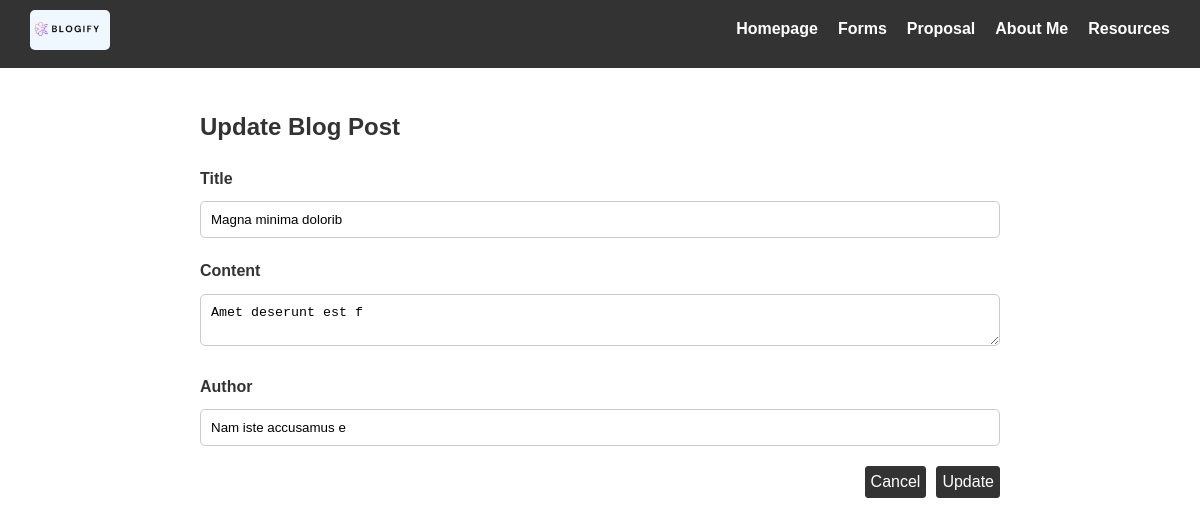
The page /update.php?id=6 on the database its author committed.
### tables this page shows
CREATE TABLE `blogs` (
  `id` int NOT NULL,
  `title` varchar(255) NOT NULL,
  `content` text NOT NULL,
  `created_at` timestamp NOT NULL DEFAULT CURRENT_TIMESTAMP,
  `author` varchar(255) NOT NULL
);

### update.php (the view, shortened to what this page needs)
<?php
include('config.php');
$title = $content = $author = '';
$error_array = [];
if(isset($_GET["id"]) && !empty(trim($_GET["id"]))){
    $blog_id = trim($_GET["id"]);
    $sql = "SELECT * FROM blogs WHERE id = '$blog_id'";
    $result = mysqli_query($conn, $sql);
    if($result->num_rows == 1){
        $row = $result->fetch_assoc();
        $title = $row["title"];
        $content = $row["content"];
        $author = $row["author"];
    } else{
        $error_array[] = "Record can not be found by given ID = '$blog_id'";
        session_start();
        $_SESSION['errors'] = $error_array;
        header("location: error.php");
        exit();
    }
}
?>
<!DOCTYPE html>
<html lang="en">
<head>
  <link rel="stylesheet" href="css/nav.css">
  <link rel="stylesheet" href="css/styles.css">
  <link rel="stylesheet" href="css/form_style.css">
</head>
<body>
  <?php include('nav.php') ?>
  <div class="container">
    <h2>Update Blog Post</h2>
    <form class="create-form" action="<?php echo htmlspecialchars($_SERVER["PHP_SELF"]); ?>" method="post">
      <div>
        <label>Title</label>
        <input type="text" name="title" value="<?php echo $title; ?>">
      </div>
      <div>
        <label>Content</label>
        <textarea name="content"><?php echo $content; ?></textarea>
      </div>
      <div>
        <label>Author</label>
        <input type="text" name="author" value="<?php echo $author; ?>">
      </div>
      <div class="form-actions content-right">
        <a type="button" class="btn" href="index.php">Cancel</a>
        <input type="submit" value="Update">
      </div>
    </form>
  </div>
</body>
</html>

### nav.css (style rules this page uses)
body { margin: 0; font-family: Arial, sans-serif; }

### styles.css (style rules this page uses)
body { font-family: Arial, sans-serif; line-height: 1.6; color: #333; margin: 0; padding: 0; }
.container { max-width: 800px; margin: 20px auto; padding: 0 20px; }
h2 { margin-top: 40px; }
.content-right { display: flex; justify-content: end; }
.btn, .form-actions input[type="submit"] { text-decoration: none; border: 1px solid #333; background-color: #333; color: white; padding: 2px 5px; border-radius: 3px; font-size: 16px; }

### form_style.css (style rules this page uses)
label { display: block; margin-bottom: 10px; font-weight: bold; }
input[type="text"], input[type="email"], input[type="password"], input[type="date"], input[type="tel"], input[type="number"], select { width: 100%; padding: 10px; margin-bottom: 20px; border: 1px solid #ccc; border-radius: 5px; box-sizing: border-box; }
textarea { width: 100%; padding: 10px; margin-bottom: 20px; border: 1px solid #ccc; border-radius: 5px; box-sizing: border-box; resize: vertical; }
input[type="submit"] { width: 100%; padding: 10px; background-color: #4CAF50; color: #fff; border: none; border-radius: 5px; cursor: pointer; }
.form-actions input[type="submit"] { width: auto; margin-left: 10px; }

### rows shown on the page
blogs: title "Magna minima dolorib", content "Amet deserunt est f", author "Nam iste accusamus e"
